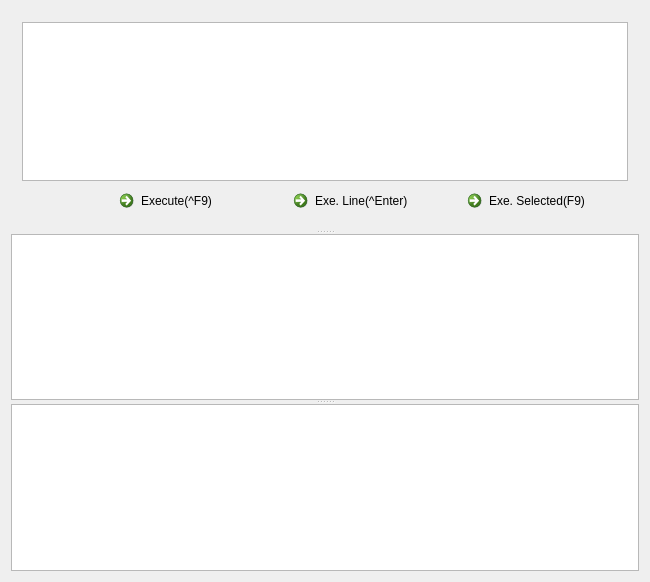
<ui version="4.0" >
 <class>QueryWidgetClass</class>
 <widget class="QWidget" name="QueryWidgetClass" >
  <property name="geometry" >
   <rect>
    <x>0</x>
    <y>0</y>
    <width>650</width>
    <height>582</height>
   </rect>
  </property>
  <property name="windowTitle" >
   <string>Sql Query</string>
  </property>
  <layout class="QGridLayout" name="gridLayout" >
   <item row="0" column="0" >
    <widget class="QSplitter" name="splitter" >
     <property name="orientation" >
      <enum>Qt::Vertical</enum>
     </property>
     <widget class="QWidget" name="layoutWidget" >
      <layout class="QVBoxLayout" name="verticalLayout" >
       <property name="spacing" >
        <number>2</number>
       </property>
       <item>
        <widget class="QTextEdit" name="textEdit" />
       </item>
       <item>
        <layout class="QHBoxLayout" name="horizontalLayout" >
         <item>
          <spacer name="horizontalSpacer" >
           <property name="orientation" >
            <enum>Qt::Horizontal</enum>
           </property>
           <property name="sizeHint" stdset="0" >
            <size>
             <width>268</width>
             <height>20</height>
            </size>
           </property>
          </spacer>
         </item>
         <item>
          <widget class="QCommandLinkButton" name="exeBtn" >
           <property name="sizePolicy" >
            <sizepolicy vsizetype="Minimum" hsizetype="Minimum" >
             <horstretch>0</horstretch>
             <verstretch>0</verstretch>
            </sizepolicy>
           </property>
           <property name="font" >
            <font>
             <family>Segoe UI</family>
             <pointsize>9</pointsize>
             <weight>50</weight>
             <italic>false</italic>
             <bold>false</bold>
             <underline>false</underline>
             <strikeout>false</strikeout>
            </font>
           </property>
           <property name="text" >
            <string>Execute(^F9)</string>
           </property>
           <property name="flat" stdset="0" >
            <bool>false</bool>
           </property>
          </widget>
         </item>
         <item>
          <widget class="QCommandLinkButton" name="lineExeBtn" >
           <property name="sizePolicy" >
            <sizepolicy vsizetype="Minimum" hsizetype="Minimum" >
             <horstretch>0</horstretch>
             <verstretch>0</verstretch>
            </sizepolicy>
           </property>
           <property name="font" >
            <font>
             <family>Segoe UI</family>
             <pointsize>9</pointsize>
             <weight>50</weight>
             <italic>false</italic>
             <bold>false</bold>
             <underline>false</underline>
             <strikeout>false</strikeout>
            </font>
           </property>
           <property name="text" >
            <string>Exe. Line(^Enter)</string>
           </property>
           <property name="flat" stdset="0" >
            <bool>false</bool>
           </property>
          </widget>
         </item>
         <item>
          <widget class="QCommandLinkButton" name="selExeBtn" >
           <property name="sizePolicy" >
            <sizepolicy vsizetype="Minimum" hsizetype="Minimum" >
             <horstretch>0</horstretch>
             <verstretch>0</verstretch>
            </sizepolicy>
           </property>
           <property name="font" >
            <font>
             <family>Segoe UI</family>
             <pointsize>9</pointsize>
             <weight>50</weight>
             <italic>false</italic>
             <bold>false</bold>
             <underline>false</underline>
             <strikeout>false</strikeout>
            </font>
           </property>
           <property name="text" >
            <string>Exe. Selected(F9)</string>
           </property>
          </widget>
         </item>
        </layout>
       </item>
      </layout>
     </widget>
     <widget class="GTableView" name="tableView" />
     <widget class="QPlainTextEdit" name="logEdit" />
    </widget>
   </item>
  </layout>
 </widget>
 <layoutdefault spacing="6" margin="11" />
 <customwidgets>
  <customwidget>
   <class>GTableView</class>
   <extends>QTableView</extends>
   <header>GTableView.h</header>
  </customwidget>
 </customwidgets>
 <resources/>
 <connections/>
</ui>
